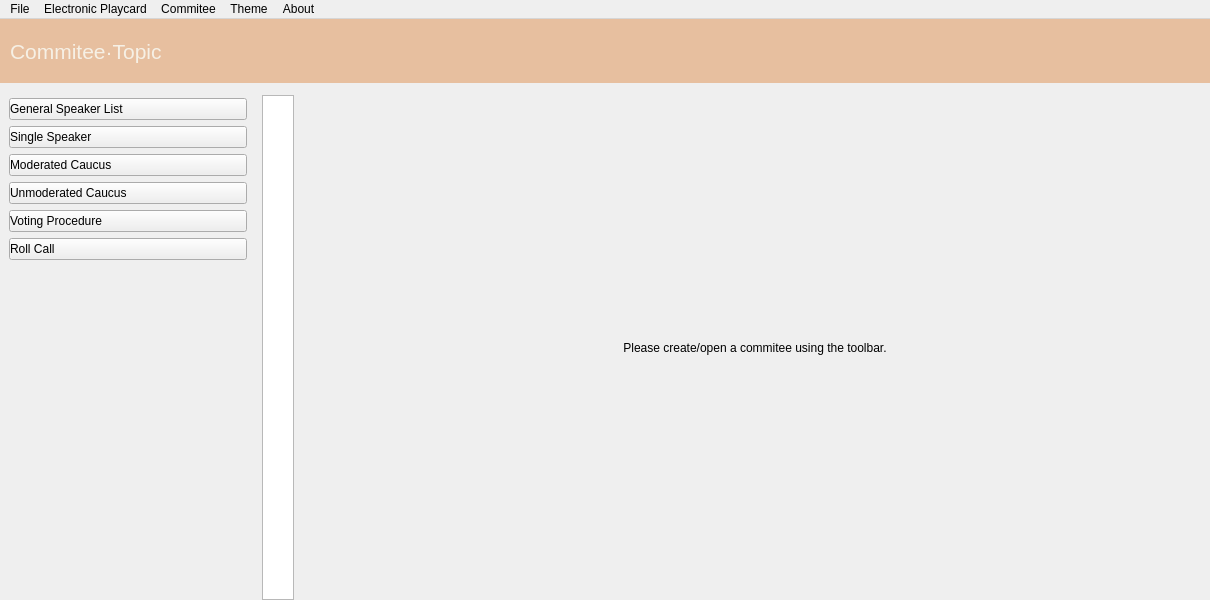
<?xml version="1.0" encoding="UTF-8"?>
<ui version="4.0">
 <class>MainWindow</class>
 <widget class="QMainWindow" name="MainWindow">
  <property name="geometry">
   <rect>
    <x>0</x>
    <y>0</y>
    <width>1210</width>
    <height>600</height>
   </rect>
  </property>
  <property name="windowTitle">
   <string>MUN Desktop</string>
  </property>
  <widget class="QWidget" name="centralwidget">
   <layout class="QGridLayout" name="gridLayout_2">
    <property name="leftMargin">
     <number>0</number>
    </property>
    <property name="topMargin">
     <number>0</number>
    </property>
    <property name="rightMargin">
     <number>0</number>
    </property>
    <property name="bottomMargin">
     <number>0</number>
    </property>
    <item row="2" column="1">
     <widget class="QGraphicsView" name="nav_bar_shadow">
      <property name="minimumSize">
       <size>
        <width>32</width>
        <height>0</height>
       </size>
      </property>
      <property name="maximumSize">
       <size>
        <width>32</width>
        <height>16777215</height>
       </size>
      </property>
     </widget>
    </item>
    <item row="1" column="0" rowspan="2">
     <widget class="QStackedWidget" name="nav_bar">
      <property name="minimumSize">
       <size>
        <width>256</width>
        <height>0</height>
       </size>
      </property>
      <property name="maximumSize">
       <size>
        <width>256</width>
        <height>16777215</height>
       </size>
      </property>
      <widget class="QWidget" name="page_3">
       <layout class="QVBoxLayout" name="verticalLayout">
        <item>
         <widget class="QPushButton" name="switch_general_speaker_list">
          <property name="styleSheet">
           <string notr="true">text-align: left;</string>
          </property>
          <property name="text">
           <string>General Speaker List</string>
          </property>
          <property name="flat">
           <bool>false</bool>
          </property>
         </widget>
        </item>
        <item>
         <widget class="QPushButton" name="switch_single_speaker">
          <property name="styleSheet">
           <string notr="true">text-align: left;</string>
          </property>
          <property name="text">
           <string>Single Speaker</string>
          </property>
         </widget>
        </item>
        <item>
         <widget class="QPushButton" name="switch_moderated_cacus">
          <property name="styleSheet">
           <string notr="true">text-align: left;</string>
          </property>
          <property name="text">
           <string>Moderated Caucus</string>
          </property>
         </widget>
        </item>
        <item>
         <widget class="QPushButton" name="switch_unmoderated_cacus">
          <property name="styleSheet">
           <string notr="true">text-align: left;</string>
          </property>
          <property name="text">
           <string>Unmoderated Caucus</string>
          </property>
         </widget>
        </item>
        <item>
         <widget class="QPushButton" name="switch_voting_procedure">
          <property name="styleSheet">
           <string notr="true">text-align: left;</string>
          </property>
          <property name="text">
           <string>Voting Procedure</string>
          </property>
         </widget>
        </item>
        <item>
         <widget class="QPushButton" name="switch_roll_call">
          <property name="styleSheet">
           <string notr="true">text-align: left;</string>
          </property>
          <property name="text">
           <string>Roll Call</string>
          </property>
         </widget>
        </item>
        <item>
         <spacer name="verticalSpacer">
          <property name="orientation">
           <enum>Qt::Vertical</enum>
          </property>
          <property name="sizeHint" stdset="0">
           <size>
            <width>20</width>
            <height>279</height>
           </size>
          </property>
         </spacer>
        </item>
       </layout>
      </widget>
      <widget class="QWidget" name="page_4"/>
     </widget>
    </item>
    <item row="0" column="0" colspan="3">
     <widget class="QLabel" name="comitee_stat">
      <property name="minimumSize">
       <size>
        <width>0</width>
        <height>64</height>
       </size>
      </property>
      <property name="maximumSize">
       <size>
        <width>16777215</width>
        <height>64</height>
       </size>
      </property>
      <property name="styleSheet">
       <string notr="true">background-color: rgb(231,191,159);
color: rgb(246,240,229);
font: 16pt;
padding: 5px;</string>
      </property>
      <property name="text">
       <string>Commitee·Topic</string>
      </property>
     </widget>
    </item>
    <item row="2" column="2">
     <widget class="QStackedWidget" name="main_frame">
      <widget class="QWidget" name="page_5">
       <layout class="QGridLayout" name="gridLayout">
        <item row="0" column="0">
         <widget class="QLabel" name="label">
          <property name="text">
           <string>Please create/open a commitee using the toolbar.</string>
          </property>
          <property name="alignment">
           <set>Qt::AlignCenter</set>
          </property>
         </widget>
        </item>
       </layout>
      </widget>
      <widget class="QWidget" name="page_6"/>
     </widget>
    </item>
   </layout>
  </widget>
  <widget class="QMenuBar" name="menubar">
   <property name="geometry">
    <rect>
     <x>0</x>
     <y>0</y>
     <width>1210</width>
     <height>26</height>
    </rect>
   </property>
   <widget class="QMenu" name="menuFile">
    <property name="title">
     <string>File</string>
    </property>
   </widget>
   <widget class="QMenu" name="menuElectronic_Playcard">
    <property name="title">
     <string>Electronic Playcard</string>
    </property>
   </widget>
   <widget class="QMenu" name="menuCommitee">
    <property name="title">
     <string>Commitee</string>
    </property>
   </widget>
   <widget class="QMenu" name="menuAbout">
    <property name="title">
     <string>About</string>
    </property>
   </widget>
   <widget class="QMenu" name="menuTheme">
    <property name="title">
     <string>Theme</string>
    </property>
   </widget>
   <addaction name="menuFile"/>
   <addaction name="menuElectronic_Playcard"/>
   <addaction name="menuCommitee"/>
   <addaction name="menuTheme"/>
   <addaction name="menuAbout"/>
  </widget>
 </widget>
 <resources/>
 <connections/>
</ui>
